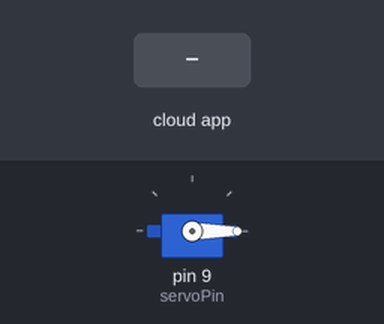
The sketch below on a simulated Arduino Uno, built with avr-gcc and run on an emulated ATmega328P. Parts: servo. The inputs (shaded band) are chosen by the test bench. The ROS host is connected and sends only what is stated.

Above: at 3.2 s.
3.3 s: the phone or cloud app sets cutter_angle to 1
Timing chart, 0 to 6.3 s (numbered marks = the images above; inputs shaded):
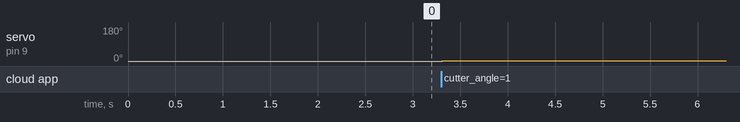

Measured:
- after the input at 3.3 s, servo on pin 9 (servoPin): 0° → 1° at once

The sketch:

cutter_node.ino
```cpp
#include <micro_ros_arduino.h>
#include <stdio.h>
#include <rcl/rcl.h>
#include <rcl/error_handling.h>
#include <rclc/rclc.h>
#include <rclc/executor.h>
#include <std_msgs/msg/int32.h>
#include <Servo.h>

rcl_subscription_t subscriber;
std_msgs__msg__Int32 msg;
rclc_executor_t executor;
rclc_support_t support;
rcl_allocator_t allocator;
rcl_node_t node;

Servo cutterServo;
const int servoPin = 9;

#define RCCHECK(fn) { rcl_ret_t temp_rc = fn; if((temp_rc != RCL_RET_OK)){error_loop();}}
#define RCSOFTCHECK(fn) { rcl_ret_t temp_rc = fn; if((temp_rc != RCL_RET_OK)){}}

void error_loop(){
  while(1){
    delay(100);
  }
}

// Callback function: triggers when a new angle is published from your laptop
void subscription_callback(const void * msgin)
{
  const std_msgs__msg__Int32 * msg = (const std_msgs__msg__Int32 *)msgin;

  // Constrain the angle to safe physical limits for your cutter mechanism
  int angle = constrain(msg->data, 0, 180);
  cutterServo.write(angle);
}

void setup() {
  set_microros_transports();

  cutterServo.attach(servoPin);
  cutterServo.write(0); // Initialize cutter to "Open" position

  delay(2000);

  allocator = rcl_get_default_allocator();

  // Initialize micro-ROS support
  RCCHECK(rclc_support_init(&support, 0, NULL, &allocator));

  // Create node
  RCCHECK(rclc_node_init_default(&node, "cutter_node", "", &support));

  // Create subscriber
  RCCHECK(rclc_subscription_init_default(
    &subscriber,
    &node,
    ROSIDL_GET_MSG_TYPE_SUPPORT(std_msgs, msg, Int32),
    "/cutter_angle"));

  // Create executor
  RCCHECK(rclc_executor_init(&executor, &support.context, 1, &allocator));
  RCCHECK(rclc_executor_add_subscription(&executor, &subscriber, &msg, &subscription_callback, ON_NEW_DATA));
}

void loop() {
  delay(10);
  RCSOFTCHECK(rclc_executor_spin_some(&executor, RCL_MS_TO_NS(10)));
}
```
